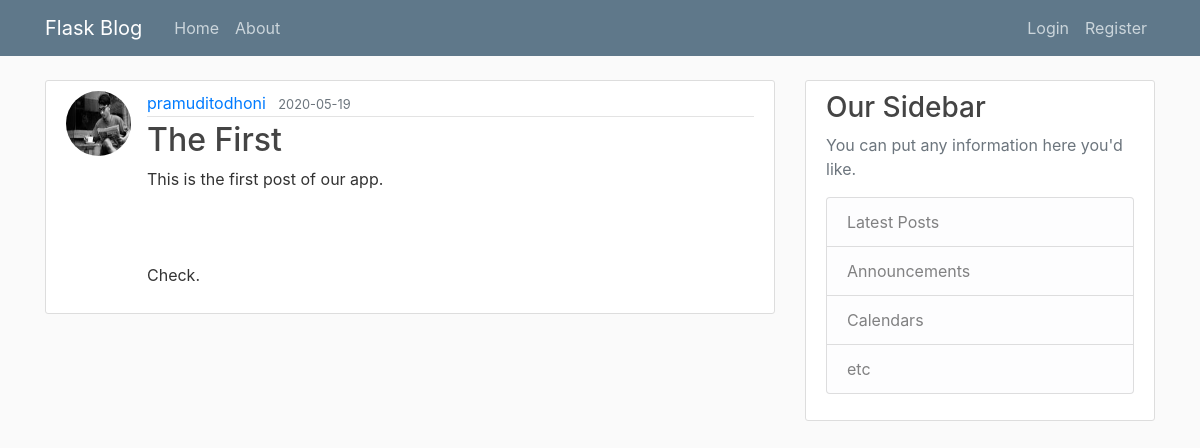
/post/1, run on an earlier commit of the app's database.
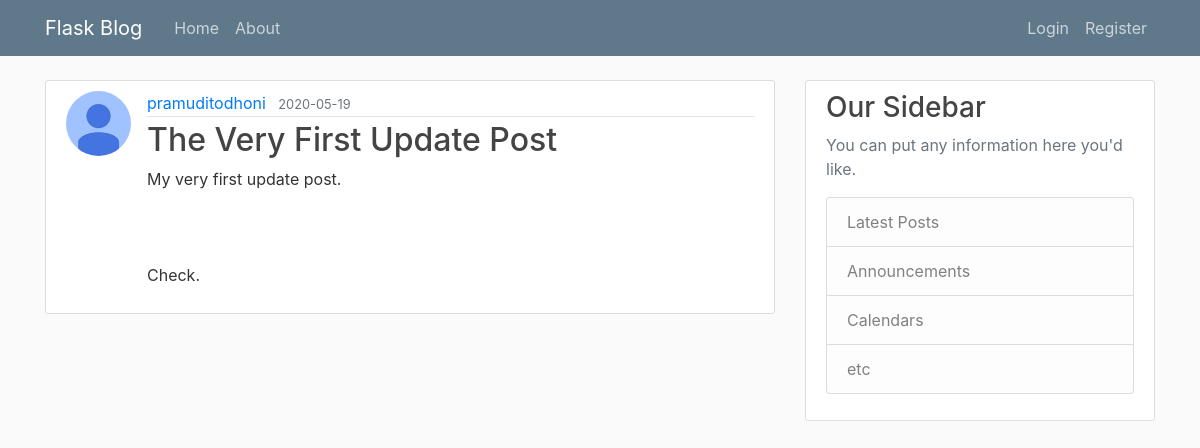
And on a later commit of the database.
### flaskblog/models.py (models this page shows, shortened)
class User(db.Model, UserMixin):
    id = db.Column(db.Integer, primary_key=True)
    username = db.Column(db.String(20), unique=True, nullable=False)
    email = db.Column(db.String(120), unique=True, nullable=False)
    image_file = db.Column(db.String(20), nullable=False, default='default.jpg')
    password = db.Column(db.String(60), nullable=False)
    posts = db.relationship('Post', backref='author', lazy=True)

class Post(db.Model):
    id = db.Column(db.Integer, primary_key=True)
    title = db.Column(db.String(100), nullable=False)
    date_posted = db.Column(db.DateTime, nullable=False, default=datetime.utcnow)
    content = db.Column(db.Text, nullable=False)
    user_id = db.Column(db.Integer, db.ForeignKey('user.id'), nullable=False)

### flaskblog/routes.py (the view)
@app.route('/post/<int:post_id>')
def post(post_id):
    post = Post.query.get_or_404(post_id)
    return render_template('post.html', title=post.title, post=post)

### flaskblog/templates/post.html (shortened to what this page needs)
{% extends "layout.html" %}
{% block content %}
  <article class="media content-section">
    <img class="rounded-circle article-img" src="{{ url_for('static', filename='profile_pics/' + post.author.image_file) }}">
    <div class="media-body">
      <div class="article-metadata">
        <a class="mr-2" href="#">{{ post.author.username }}</a>
        <small class="text-muted">{{ post.date_posted.strftime('%Y-%m-%d') }}</small>
      </div>
      <h2 class="article-title">{{ post.title }}</h2>
      <p class="article-content">{{ post.content }}</p>
    </div>
  </article>
{% endblock content %}

What changed in the data, as far as the page shows it:
changed User "pramuditodhoni": image_file: a different picture
changed Post: title "The First" → "The Very First Update Post"; content "This is the first post of our app. Check." → "My very first update post. Check."
